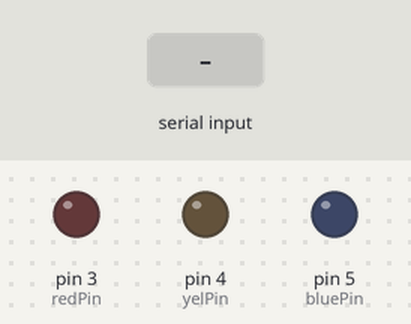
A sketch run on a simulated Arduino Uno, built with avr-gcc and run on an emulated ATmega328P. Shown: output pins drawn as LEDs (lit = HIGH). Inputs (shaded band) come from the test bench.

Above: at 1.2 s.
1.3 s: "1,90,45\n" received over Serial
At 2.0 s:
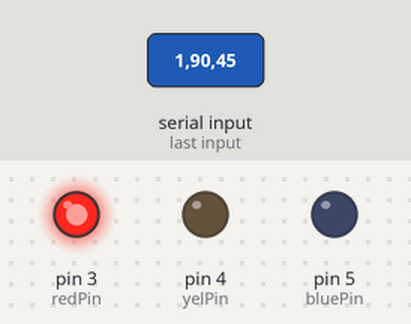
Timing chart, 0 to 4.3 s (numbered marks = the images above; inputs shaded):
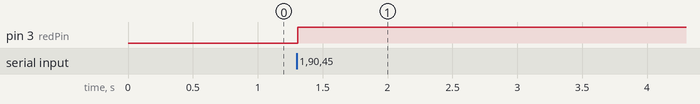

The sketch:

t02.ino
```cpp
#define redPin 3
#define yelPin 4
#define bluePin 5
char data;

int redVal=0;
int yelVal=0;
int blueVal=0;


void setup() {
  // put your setup code here, to run once:
  pinMode(redPin,OUTPUT);
  pinMode(yelPin,OUTPUT);
  pinMode(bluePin,OUTPUT);
  Serial.begin(9600);
}

void loop() {
  // put your main code here, to run repeatedly:
  while(Serial.available()>0){
    redVal=Serial.parseInt();
    yelVal=Serial.parseInt();
    blueVal=Serial.parseInt();

    if(Serial.read()=='\n'){
      if(redVal==0) digitalWrite(redPin,LOW);
      else if(redVal==1) digitalWrite(redPin,HIGH);

      if(yelVal==0) digitalWrite(yelPin,LOW);
      else if(yelVal==1) digitalWrite(yelPin,HIGH);

      if(blueVal==0) digitalWrite(bluePin,LOW);
      else if(blueVal==1) digitalWrite(bluePin,HIGH);
    }
  }
}
```

Measured:
- after the input at 1.3 s, pin 3 (redPin): LOW → HIGH at once
